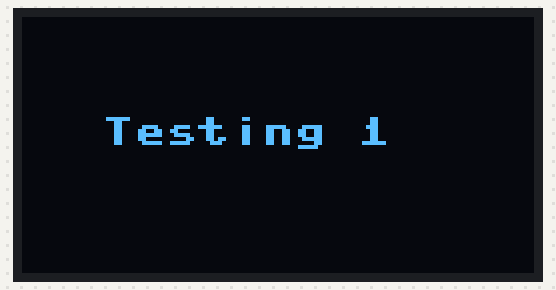
Bench run of a program on a simulated ESP32 board running MicroPython. On the bench: 128×64 one-colour display.

Above: at 0.1 s.
At 1.1 s:
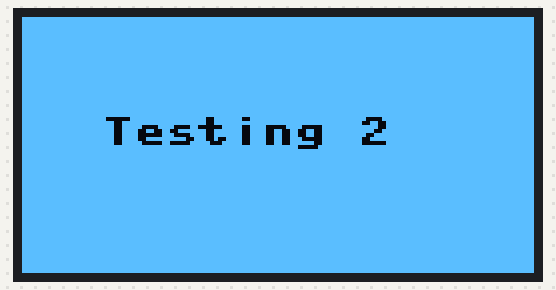
At 4.5 s:
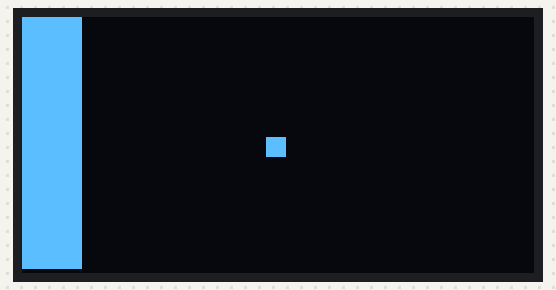
At 6.5 s:
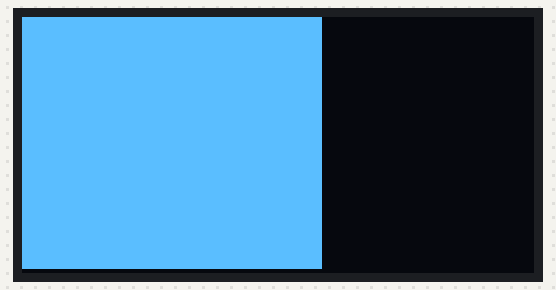
At 8.3 s:
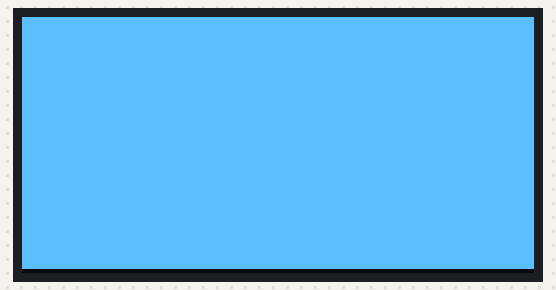
At 9.0 s:
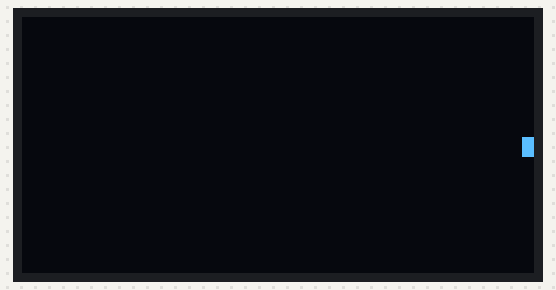

Measured:
- what the display in image 0 shows lasts 1.0 s, from 0.1 s to 1.1 s
- what the display in image 1 shows lasts 2.0 s, from 1.1 s to 3.1 s
- what the display in image 4 shows lasts 0.7 s, from 8.3 s to 9.0 s
- what the display in image 5 shows lasts 0.6 s, from 9.0 s to 9.6 s

The program:

uP_-_09.30_-_oled_sh1106_i2c_test.py
```python
'''
 09.30 - Use the 1.3" OLED with the SH1106 controller (software or hardware I2C)

 This sketch shows how to display text and graphics in a the SH1106 OLED display.

 Components
 ----------
  - ESP32
  - 1.3" OLED with the SH1106 controller
  -     GND --> GND
  -     VCC --> 3.3V
  -     SDA --> GPIO 25
  -     SCL --> GPIO 26
  - Wires
  - Breadboard

 Documentation:
 * Pins and GPIO: https://micropython-docs-esp32.readthedocs.io/en/esp32_doc/esp32/quickref.html#pins-and-gpio
 * sleep: http://docs.micropython.org/en/latest/library/utime.html?highlight=utime%20sleep#utime.sleep
 * I2C software: https://docs.micropython.org/en/latest/library/machine.I2C.html?highlight=softi2c#machine.SoftI2C
 * I2C Hardware: https://docs.micropython.org/en/latest/esp32/quickref.html#hardware-i2c-bus

 Requires:
 * sh1106.py: https://github.com/robert-hh/SH1106

 Course:
 MicroPython with the ESP32
 https://techexplorations.com

'''

from machine import I2C, Pin
import sh1106  # Source: https://github.com/robert-hh/SH1106
                      # For fonts: https://github.com/peterhinch/micropython-font-to-py
from time import sleep_ms

#i2c = SoftI2C(scl=Pin(25), sda=Pin(26), freq=400000)   # Software I2C works
#i2c = I2C(1,scl=Pin(22),sda=Pin(21),freq=400000)  # Hardware I2C also works
i2c = I2C(1)  # Hardware I2C also works

display = sh1106.SH1106_I2C(128, 64, i2c, None, 0x3c)
display.init_display()
display.sleep(False)

display.fill(0)
display.text('Testing 1', 20, 25, 1)
display.show()
sleep_ms(1000)

display.fill(1)
display.text('Testing 2', 20, 25, 0)
display.show()
sleep_ms(1000)

display.rotate(True)
display.show()
sleep_ms(1000)

display.fill(0)
display.fill_rect(61,30,5,5,1)
display.show()
sleep_ms(1000)

for x in range(127):
    display.fill_rect(x,0,5,63,1)
    display.show()
    sleep_ms(10)

display.fill(0)

while True:
    for x in range(0, 127, 5):
        display.fill(0)
        display.fill_rect(x,30,5,5,1)
        display.show()


    for x in range(122, 0, -5):
        display.fill(0)
        display.fill_rect(x,30,5,5,1)
        display.show()

        
```
